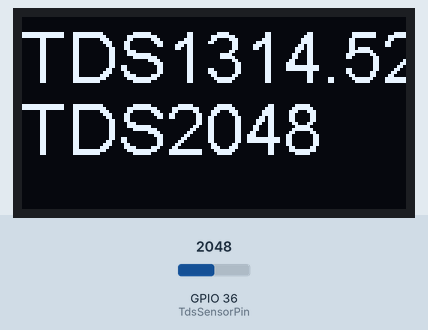
A sketch run on a simulated ESP32. Parts: 128×64 one-colour display. The inputs (shaded band) are chosen by the test bench; at power-on: GPIO 36 (TdsSensorPin) = 2048. WiFi joins after 1.5 s; servers stay silent unless stated; no MQTT or app messages arrive unless stated; what the sketch prints to the serial monitor is not drawn.

Above: at 3.2 s.
3.3 s: GPIO 36 (TdsSensorPin) set to 1960
At 5.9 s:
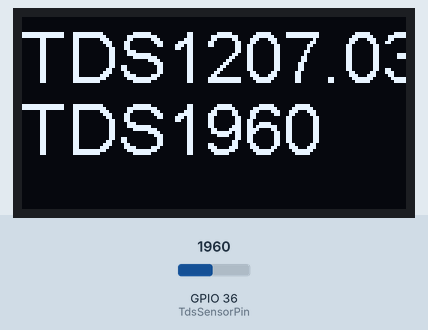
6.2 s: GPIO 36 (TdsSensorPin) set to 2040
At 8.6 s:
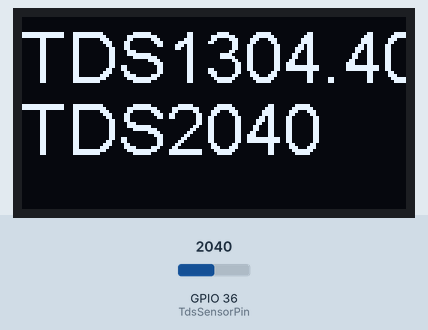
9.2 s: GPIO 36 (TdsSensorPin) set to 2047
At 11.3 s:
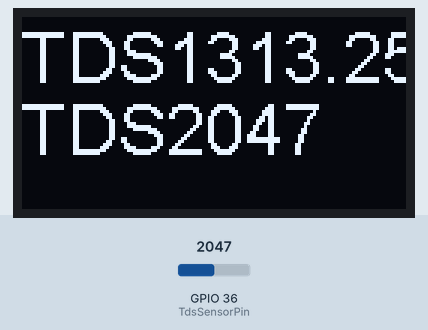
Timing chart, 0 to 12.8 s (numbered marks = the images above; inputs shaded):
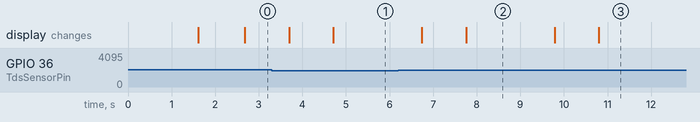

The sketch:

TDS.ino
```cpp
#include <driver/adc.h>
#include <WiFi.h>
#include <PubSubClient.h>
#include "GravityTDS.h"

#include "SSD1306Wire.h"
#include <Wire.h>

#define TurbPin A0
SSD1306Wire  display(0x3c, 5, 4);

#define TdsSensorPin A0
GravityTDS gravityTds;

void setupDisp() {
  display.init(); // initialise the OLED
  display.flipScreenVertically(); // does what is says
  display.setFont(ArialMT_Plain_24); // does what is says
  // Set the origin of text to top left
  display.setTextAlignment(TEXT_ALIGN_LEFT);
}

//Credentials
const char* ssid = "MANGSAVE";
const char* password = "P455w0rd12345";
const char* mqtt_server = "192.168.0.200";
const char* brokerUser = "mangsave";
const char* brokerPass = "1234";
const char* outTopic = "mang/tds";

float temperature = 25.0, tdsValue = 0;


WiFiClient espClient;
PubSubClient client(espClient);
long lastMsg = 0;
char msg[50];
int value = 0;


void setupWifi() {

  delay(100);
  Serial.println();
  Serial.print("Connecting to WiFi: ");
  Serial.println(ssid);

  WiFi.begin(ssid, password);

  while (WiFi.status() != WL_CONNECTED) {
    delay(500);
    Serial.print(".");
  }
}

void reconnect() {
  // Loop until we're reconnected
  while (!client.connected()) {
    Serial.print("Attempting MQTT connection...");
    Serial.println("Connecting to ");
    Serial.println(mqtt_server);
    // Attempt to connect
    if (client.connect("TDSMeter", brokerUser, brokerPass)) {
      Serial.println("Connected");
      // Once connected, publish an announcement...
      client.publish("outTopic", "TDS Connected");
      // ... and resubscribe
      client.subscribe("inTopic");
    } else {
      Serial.print("failed, rc=");
      Serial.print(client.state());
      Serial.println(" try again in 5 seconds");
      // Wait 5 seconds before retrying
      delay(5000);
    }
  }
}

void callback(char* topic, byte* payload, unsigned int length) {
  Serial.print("Message arrived [");
  Serial.print(topic);
  Serial.print("] ");
  for (int i = 0; i < length; i++) {
    Serial.print((char)payload[i]);
  }
  Serial.println();

}

void setup() {
  // put your setup code here, to run once:
  Serial.begin(115200);
  setupWifi();
  pinMode(TdsSensorPin, INPUT);
  client.setServer(mqtt_server, 1883);
  gravityTds.setPin(TdsSensorPin);
  gravityTds.setAref(5.0);  //reference voltage on ADC, default 5.0V on Arduino UNO
  gravityTds.setAdcRange(4096);  //1024 for 10bit ADC;4096 for 12bit ADC
  gravityTds.begin();  //
  adc1_config_channel_atten(ADC1_CHANNEL_6, ADC_ATTEN_DB_6);
  setupDisp();
}


void loop() {

  //temperature = readTemperature();  //add your temperature sensor and read it
  gravityTds.setTemperature(temperature);  // set the temperature and execute temperature compensation
  gravityTds.update();  //sample and calculate
  tdsValue = gravityTds.getTdsValue();  // then get the value
  Serial.print(tdsValue, 0);
  Serial.println("ppm");
  delay(1000);
  if (!client.connected()) {
    reconnect();
  }

  client.loop();

  long now = millis();
  if (now - lastMsg > 2000) {
    lastMsg = now;
    snprintf (msg, 50, "%f", tdsValue);
    Serial.print("Publish message: ");
    Serial.println(msg);
    client.publish(outTopic, msg);

  }

  display.clear(); // clear the display
  // prep a string in the screen buffer
  display.drawString(0, 0, "TDS" + String(tdsValue));
  display.drawString(0, 24, "TDS" + String(analogRead(A0)));
  display.display(); // display whatever is in the buffer
}
```

Measured:
- after the input at 3.3 s, the display: first changes after 0.40 s (image 1 shows a later state)
- after the input at 6.2 s, the display: first changes after 0.54 s (image 2 shows a later state)
- after the input at 9.2 s, the display: first changes after 0.59 s (image 3 shows a later state)
